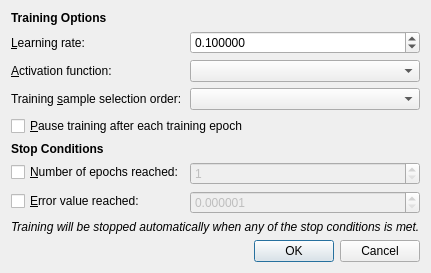
<?xml version="1.0" encoding="UTF-8"?>
<ui version="4.0">
 <class>MLPTrainingOptionsDialog</class>
 <widget class="QDialog" name="MLPTrainingOptionsDialog">
  <property name="windowModality">
   <enum>Qt::WindowModal</enum>
  </property>
  <property name="geometry">
   <rect>
    <x>0</x>
    <y>0</y>
    <width>528</width>
    <height>281</height>
   </rect>
  </property>
  <property name="windowTitle">
   <string>Training Options</string>
  </property>
  <layout class="QVBoxLayout" name="verticalLayout">
   <property name="sizeConstraint">
    <enum>QLayout::SetFixedSize</enum>
   </property>
   <item>
    <layout class="QFormLayout" name="formLayout">
     <item row="0" column="0">
      <widget class="QLabel" name="labelHeadingTrainingOptions">
       <property name="font">
        <font>
         <weight>75</weight>
         <bold>true</bold>
        </font>
       </property>
       <property name="text">
        <string>Training Options</string>
       </property>
      </widget>
     </item>
     <item row="1" column="0">
      <widget class="QLabel" name="labelLearningRate">
       <property name="text">
        <string>&amp;Learning rate:</string>
       </property>
       <property name="buddy">
        <cstring>editLearningRate</cstring>
       </property>
      </widget>
     </item>
     <item row="1" column="1">
      <widget class="QDoubleSpinBox" name="editLearningRate">
       <property name="decimals">
        <number>6</number>
       </property>
       <property name="minimum">
        <double>0.000001000000000</double>
       </property>
       <property name="maximum">
        <double>1.000000000000000</double>
       </property>
       <property name="singleStep">
        <double>0.100000000000000</double>
       </property>
       <property name="value">
        <double>0.100000000000000</double>
       </property>
      </widget>
     </item>
     <item row="2" column="0">
      <widget class="QLabel" name="labelActivationFunction">
       <property name="text">
        <string>&amp;Activation function:</string>
       </property>
       <property name="buddy">
        <cstring>comboBoxActivationFunction</cstring>
       </property>
      </widget>
     </item>
     <item row="2" column="1">
      <widget class="QComboBox" name="comboBoxActivationFunction"/>
     </item>
     <item row="3" column="0">
      <widget class="QLabel" name="labelTrainingSampleSelectionOrder">
       <property name="text">
        <string>Training &amp;sample selection order:</string>
       </property>
       <property name="buddy">
        <cstring>comboBoxSampleSelectionOrder</cstring>
       </property>
      </widget>
     </item>
     <item row="3" column="1">
      <widget class="QComboBox" name="comboBoxSampleSelectionOrder"/>
     </item>
     <item row="4" column="0" colspan="2">
      <widget class="QCheckBox" name="checkBoxPauseAfterSample">
       <property name="text">
        <string>&amp;Pause training after each training epoch</string>
       </property>
      </widget>
     </item>
     <item row="5" column="0">
      <widget class="QLabel" name="labelHeadingStopConditions">
       <property name="font">
        <font>
         <weight>75</weight>
         <bold>true</bold>
        </font>
       </property>
       <property name="text">
        <string>Stop Conditions</string>
       </property>
      </widget>
     </item>
     <item row="6" column="0">
      <widget class="QCheckBox" name="checkBoxMaxEpochs">
       <property name="text">
        <string>&amp;Number of epochs reached:</string>
       </property>
      </widget>
     </item>
     <item row="6" column="1">
      <widget class="QSpinBox" name="editMaxEpochs">
       <property name="enabled">
        <bool>false</bool>
       </property>
       <property name="minimum">
        <number>1</number>
       </property>
       <property name="maximum">
        <number>1000000</number>
       </property>
      </widget>
     </item>
     <item row="7" column="0">
      <widget class="QCheckBox" name="checkBoxStopError">
       <property name="text">
        <string>&amp;Error value reached:</string>
       </property>
      </widget>
     </item>
     <item row="7" column="1">
      <widget class="QDoubleSpinBox" name="editStopError">
       <property name="enabled">
        <bool>false</bool>
       </property>
       <property name="decimals">
        <number>6</number>
       </property>
       <property name="minimum">
        <double>0.000001000000000</double>
       </property>
       <property name="maximum">
        <double>1000000.000000000000000</double>
       </property>
       <property name="singleStep">
        <double>0.000001000000000</double>
       </property>
      </widget>
     </item>
    </layout>
   </item>
   <item>
    <widget class="QLabel" name="label">
     <property name="font">
      <font>
       <italic>true</italic>
      </font>
     </property>
     <property name="text">
      <string>Training will be stopped automatically when any of the stop conditions is met.</string>
     </property>
    </widget>
   </item>
   <item>
    <widget class="QDialogButtonBox" name="buttonBox">
     <property name="orientation">
      <enum>Qt::Horizontal</enum>
     </property>
     <property name="standardButtons">
      <set>QDialogButtonBox::Cancel|QDialogButtonBox::Ok</set>
     </property>
    </widget>
   </item>
  </layout>
 </widget>
 <resources/>
 <connections>
  <connection>
   <sender>buttonBox</sender>
   <signal>accepted()</signal>
   <receiver>MLPTrainingOptionsDialog</receiver>
   <slot>accept()</slot>
   <hints>
    <hint type="sourcelabel">
     <x>248</x>
     <y>254</y>
    </hint>
    <hint type="destinationlabel">
     <x>157</x>
     <y>274</y>
    </hint>
   </hints>
  </connection>
  <connection>
   <sender>buttonBox</sender>
   <signal>rejected()</signal>
   <receiver>MLPTrainingOptionsDialog</receiver>
   <slot>reject()</slot>
   <hints>
    <hint type="sourcelabel">
     <x>316</x>
     <y>260</y>
    </hint>
    <hint type="destinationlabel">
     <x>286</x>
     <y>274</y>
    </hint>
   </hints>
  </connection>
 </connections>
</ui>
